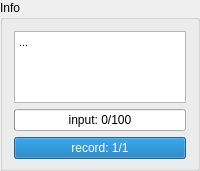
       <widget class="holovibes::gui::InfoPanel" name="InfoPanel">
        <property name="sizePolicy">
         <sizepolicy hsizetype="Fixed" vsizetype="Preferred">
          <horstretch>1</horstretch>
          <verstretch>0</verstretch>
         </sizepolicy>
        </property>
        <property name="minimumSize">
         <size>
          <width>200</width>
          <height>0</height>
         </size>
        </property>
        <property name="baseSize">
         <size>
          <width>200</width>
          <height>0</height>
         </size>
        </property>
        <property name="toolTip">
         <string notr="true"/>
        </property>
        <property name="toolTipDuration">
         <number>-1</number>
        </property>
        <property name="title">
         <string>Info</string>
        </property>
        <property name="flat">
         <bool>false</bool>
        </property>
        <property name="checkable">
         <bool>false</bool>
        </property>
        <property name="checked">
         <bool>false</bool>
        </property>
        <layout class="QVBoxLayout" name="verticalLayout_3" stretch="0,0,0">
         <property name="sizeConstraint">
          <enum>QLayout::SetNoConstraint</enum>
         </property>
         <property name="bottomMargin">
          <number>9</number>
         </property>
         <item>
          <widget class="QTextEdit" name="InfoTextEdit">
           <property name="sizePolicy">
            <sizepolicy hsizetype="Expanding" vsizetype="Expanding">
             <horstretch>0</horstretch>
             <verstretch>0</verstretch>
            </sizepolicy>
           </property>
           <property name="frameShadow">
            <enum>QFrame::Sunken</enum>
           </property>
           <property name="verticalScrollBarPolicy">
            <enum>Qt::ScrollBarAlwaysOff</enum>
           </property>
           <property name="sizeAdjustPolicy">
            <enum>QAbstractScrollArea::AdjustToContents</enum>
           </property>
           <property name="readOnly">
            <bool>true</bool>
           </property>
           <property name="html">
            <string>&lt;!DOCTYPE HTML PUBLIC &quot;-//W3C//DTD HTML 4.0//EN&quot; &quot;http://www.w3.org/TR/REC-html40/strict.dtd&quot;&gt;
&lt;html&gt;&lt;head&gt;&lt;meta name=&quot;qrichtext&quot; content=&quot;1&quot; /&gt;&lt;style type=&quot;text/css&quot;&gt;
p, li { white-space: pre-wrap; }
&lt;/style&gt;&lt;/head&gt;&lt;body style=&quot; font-family:'MS Shell Dlg 2'; font-size:8pt; font-weight:400; font-style:normal;&quot;&gt;
&lt;p style=&quot; margin-top:0px; margin-bottom:0px; margin-left:0px; margin-right:0px; -qt-block-indent:0; text-indent:0px;&quot;&gt;&lt;span style=&quot; font-family:'MS Shell Dlg 2';&quot;&gt;...&lt;/span&gt;&lt;/p&gt;&lt;/body&gt;&lt;/html&gt;</string>
           </property>
          </widget>
         </item>
         <item>
          <widget class="QProgressBar" name="FileReaderProgressBar">
           <property name="enabled">
            <bool>true</bool>
           </property>
           <property name="value">
            <number>0</number>
           </property>
           <property name="format">
            <string>input: %v/%m</string>
           </property>
          </widget>
         </item>
         <item>
          <widget class="QProgressBar" name="RecordProgressBar">
           <property name="sizePolicy">
            <sizepolicy hsizetype="Expanding" vsizetype="Fixed">
             <horstretch>0</horstretch>
             <verstretch>0</verstretch>
            </sizepolicy>
           </property>
           <property name="layoutDirection">
            <enum>Qt::LeftToRight</enum>
           </property>
           <property name="minimum">
            <number>0</number>
           </property>
           <property name="maximum">
            <number>1</number>
           </property>
           <property name="value">
            <number>1</number>
           </property>
           <property name="textVisible">
            <bool>true</bool>
           </property>
           <property name="textDirection">
            <enum>QProgressBar::TopToBottom</enum>
           </property>
           <property name="format">
            <string>record: %v/%m</string>
           </property>
          </widget>
         </item>
        </layout>
       </widget>
